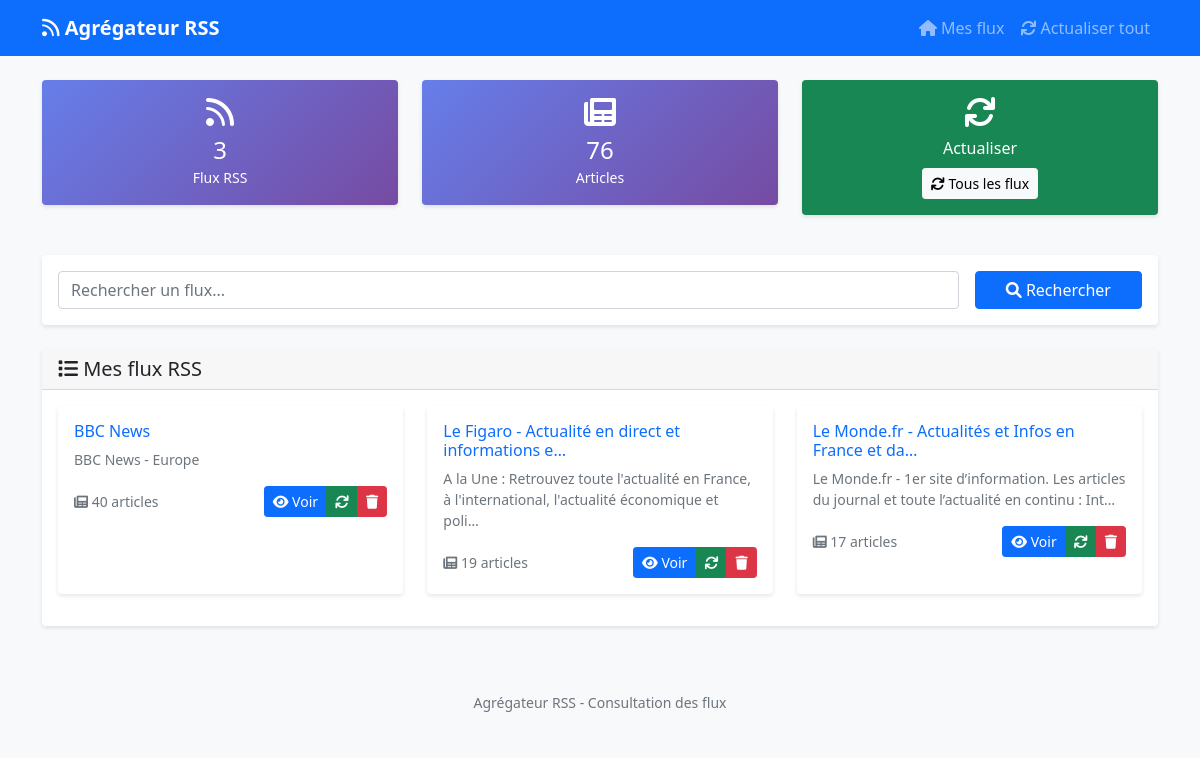
Before: / with the older database file.
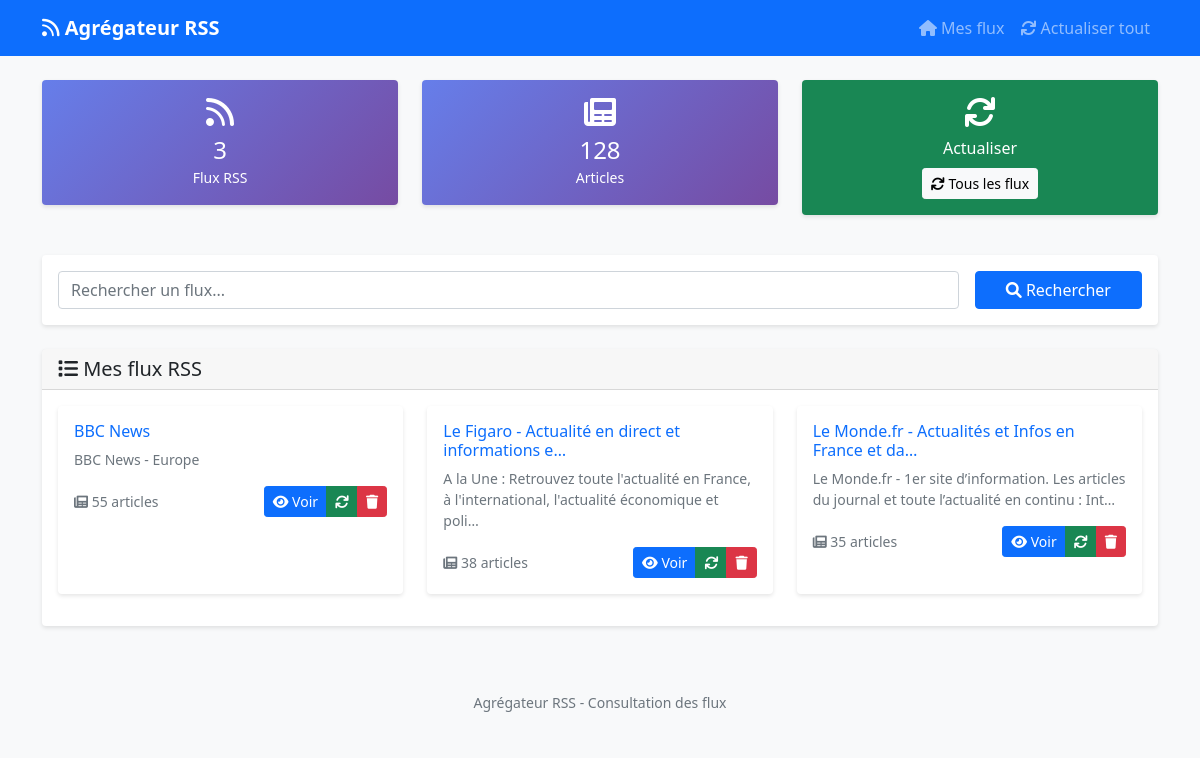
After: the same page with the newer database file.
### app/models.py (models this page shows, shortened)
class Feed(models.Model):
    url = models.URLField(unique=True)
    title = models.CharField(max_length=255, blank=True, null=True)
    description = models.TextField(blank=True, null=True)
    last_entry = models.DateTimeField(blank=True, null=True)
    created_at = models.DateTimeField(auto_now_add=True)
    updated_at = models.DateTimeField(auto_now=True)

### app/views.py (the view)
# urls.py: path('', views.index, name='index'),
def index(request):
    feeds = Feed.objects.all().order_by('-created_at')
    search = request.GET.get('search', '')
    if search:
        feeds = feeds.filter(
            Q(title__icontains=search) | Q(url__icontains=search)
        )
    context = {
        'feeds': feeds,
        'search': search,
        'total_feeds': Feed.objects.count(),
        'total_articles': FeedItem.objects.count(),
    }
    return render(request, 'app/index.html', context)

### app/templates/app/index.html (shortened to what this page needs)
{% extends 'app/base.html' %}
{% block content %}
<div class="row">
    <div class="col-12 mb-4">
        <div class="row">
            <div class="col-md-4 mb-3">
                <div class="card feed-stats">
                    <div class="card-body text-center">
                        <i class="fas fa-rss fa-2x mb-2"></i>
                        <h4 class="mb-0">{{ total_feeds }}</h4>
                        <small>Flux RSS</small>
                    </div>
                </div>
            </div>
            <div class="col-md-4 mb-3">
                <div class="card feed-stats">
                    <div class="card-body text-center">
                        <i class="fas fa-newspaper fa-2x mb-2"></i>
                        <h4 class="mb-0">{{ total_articles }}</h4>
                        <small>Articles</small>
                    </div>
                </div>
            </div>
            <div class="col-md-4 mb-3">
                <div class="card bg-success text-white">
                    <div class="card-body text-center">
                        <i class="fas fa-sync fa-2x mb-2"></i>
                        <div class="mb-2">Actualiser</div>
                        <a href="{% url 'refresh_all_feeds' %}" class="btn btn-light btn-sm">
                            <i class="fas fa-sync"></i> Tous les flux
                        </a>
                    </div>
                </div>
            </div>
        </div>
    </div>
    <div class="col-12 mb-4">
        <div class="card">
            <div class="card-body">
                <form method="get" class="row g-3">
                    <div class="col-md-10">
                        <input type="text" name="search" class="form-control"
                               placeholder="Rechercher un flux..."
                               value="{{ search }}">
                    </div>
                    <div class="col-md-2">
                        <button type="submit" class="btn btn-primary w-100">
                            <i class="fas fa-search"></i> Rechercher
                        </button>
                    </div>
                </form>
            </div>
        </div>
    </div>
    <div class="col-12">
        <div class="card">
            <div class="card-header">
                <h5 class="mb-0">
                    <i class="fas fa-list"></i> Mes flux RSS
                </h5>
            </div>
            <div class="card-body">
                {% if feeds %}
                    <div class="row">
                        {% for feed in feeds %}
                            <div class="col-md-6 col-lg-4 mb-3">
                                <div class="card h-100">
                                    <div class="card-body">
                                        <h6 class="card-title">
                                            <a href="{% url 'feed_detail' feed.id %}" class="text-decoration-none">
                                                {{ feed.title|default:feed.url|truncatechars:50 }}
                                            </a>
                                        </h6>
                                        <p class="card-text text-muted small">
                                            {{ feed.description|default:"Aucune description"|truncatechars:100 }}
                                        </p>
                                        <div class="d-flex justify-content-between align-items-center">
                                            <small class="text-muted">
                                                <i class="fas fa-newspaper"></i>
                                                {{ feed.items.count }} articles
                                            </small>
                                            <div class="btn-group btn-group-sm">
                                                <a href="{% url 'feed_detail' feed.id %}"
                                                   class="btn btn-primary" title="Voir les articles">
                                                    <i class="fas fa-eye"></i> Voir
                                                </a>
                                                <a href="{% url 'update_feed' feed.id %}"
                                                   class="btn btn-success" title="Actualiser">
                                                    <i class="fas fa-sync"></i>
                                                </a>
                                                <a href="{% url 'delete_feed' feed.id %}"
                                                   class="btn btn-danger" title="Supprimer"
                                                   onclick="return confirm('Êtes-vous sûr de vouloir supprimer ce flux ?')">
                                                    <i class="fas fa-trash"></i>
                                                </a>
                                            </div>
                                        </div>
                                    </div>
                                </div>
                            </div>
                        {% endfor %}
                    </div>
                {% endif %}
            </div>
        </div>
    </div>
</div>
{% endblock %}

### app/templates/app/base.html (shortened to what this page needs)
<!DOCTYPE html>
<html lang="fr">
<head>
    <link href="https://cdn.jsdelivr.net/npm/bootstrap@5.1.3/dist/css/bootstrap.min.css" rel="stylesheet">
    <link href="https://cdnjs.cloudflare.com/ajax/libs/font-awesome/6.0.0/css/all.min.css" rel="stylesheet">
</head>
<body>
    <nav class="navbar navbar-expand-lg navbar-dark bg-primary">
        <div class="container">
            <a class="navbar-brand" href="{% url 'index' %}">
                <i class="fas fa-rss"></i> Agrégateur RSS
            </a>
            <div class="navbar-nav ms-auto">
                <a class="nav-link" href="{% url 'index' %}">
                    <i class="fas fa-home"></i> Mes flux
                </a>
                <a class="nav-link" href="{% url 'refresh_all_feeds' %}">
                    <i class="fas fa-sync"></i> Actualiser tout
                </a>
            </div>
        </div>
    </nav>
    <main class="container my-4">
        {% block content %}{% endblock %}
    </main>
    <footer class="bg-light py-3 mt-5">
        <div class="container text-center text-muted">
            <small>Agrégateur RSS - Consultation des flux</small>
        </div>
    </footer>
</body>
</html>

### app/templates/app/base.html (style rules this page uses)
body { background-color: #f8f9fa; }
.navbar-brand { font-weight: bold; }
.card { transition: transform 0.2s; border: none; box-shadow: 0 2px 4px rgba(0,0,0,0.1); }
.feed-stats { background: linear-gradient(135deg, #667eea 0%, #764ba2 100%); color: white; }
.btn-group-sm .btn { padding: 0.25rem 0.5rem; font-size: 0.875rem; }

Changed rows visible on the page:
changed Feed "BBC News": items.count "40" → "55"
changed Feed "Le Figaro - Actualité en direct et informations e…": items.count "19" → "38"
changed Feed "Le Monde.fr - Actualités et Infos en France et da…": items.count "17" → "35"
Other visible differences:
{{ total_articles }}: "76" → "128"
